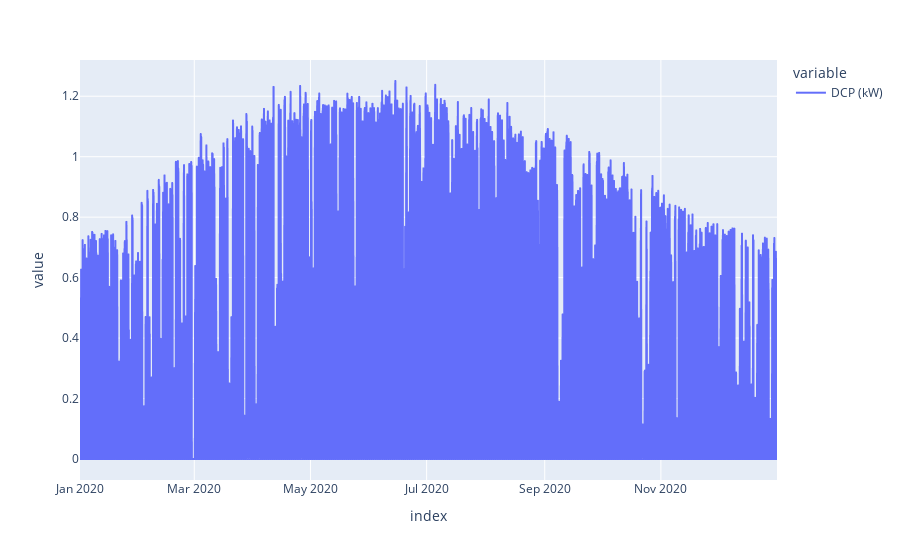

The notebook cell saved with this chart:
### Markdown cell above
We can also explore with plotly any of the columns

### Code cell
px.line(df['DCP (kW)'])

### Figure 1 — Plotly figure (JSON) as saved in the notebook; plotly's stock layout.template omitted (floating-point values rounded to 4 significant figures; data arrays with more than 128 entries replaced by an {"elided": "..."} marker saying what was removed)
{"data": [{"hovertemplate": "variable=DCP (kW)<br>index=%{x}<br>value=%{y}<extra></extra>", "legendgroup": "DCP (kW)", "line": {"color": "#636efa", "dash": "solid"}, "marker": {"symbol": "circle"}, "mode": "lines", "name": "DCP (kW)", "showlegend": true, "type": "scattergl", "x": {"elided": "8760 str values"}, "xaxis": "x", "y": {"elided": "8760 float values"}, "yaxis": "y"}], "layout": {"legend": {"title": {"text": "variable"}, "tracegroupgap": 0}, "margin": {"t": 60}, "xaxis": {"anchor": "y", "domain": [0, 1], "title": {"text": "index"}}, "yaxis": {"anchor": "x", "domain": [0, 1], "title": {"text": "value"}}}}
